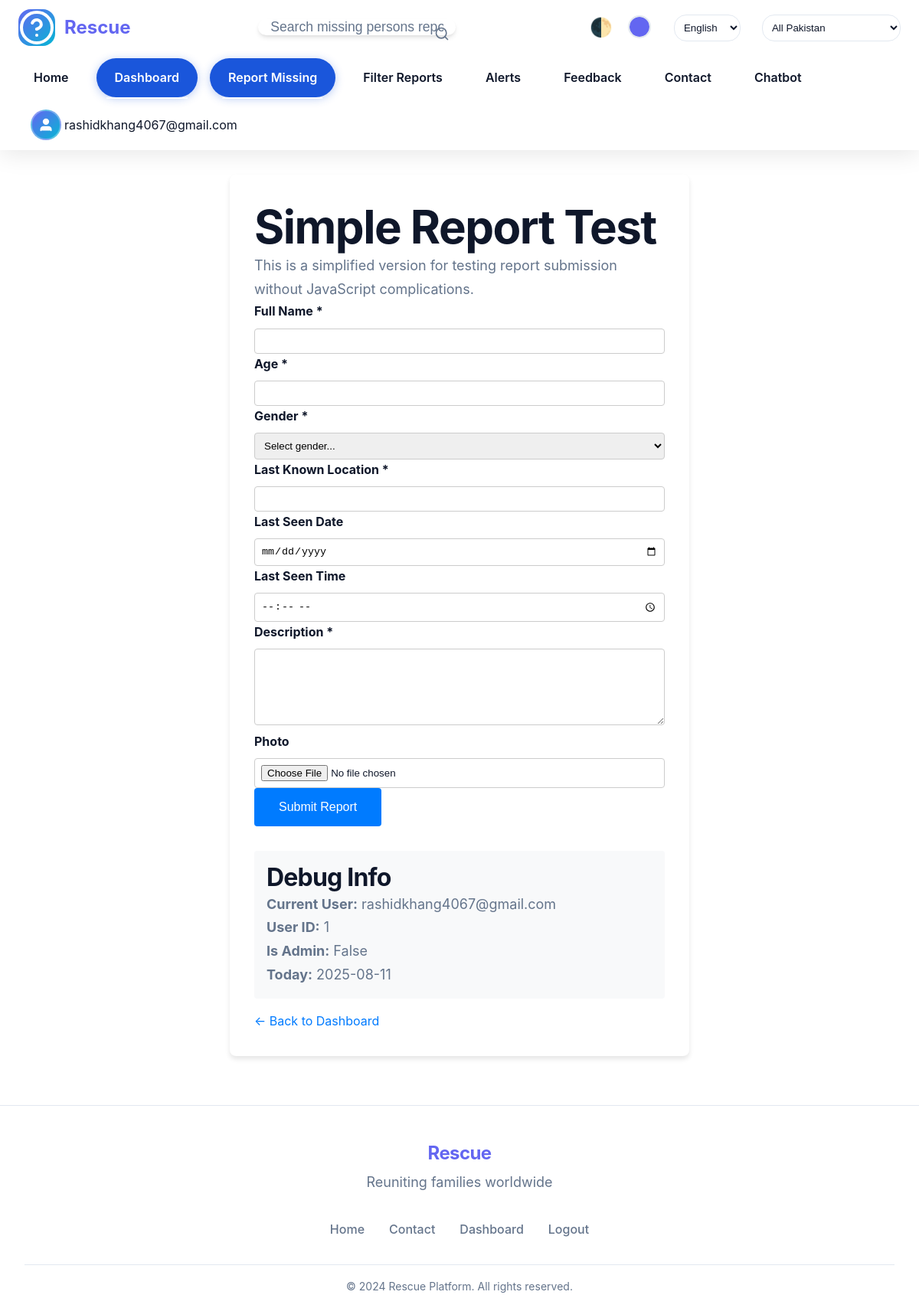
The app's page /simple-report (signed in) with its own data.
### app/models.py (models this page shows, shortened)
class User(db.Model, UserMixin):
    __tablename__ = "user"
    id = db.Column(db.Integer, primary_key=True)
    username = db.Column(db.String(80), unique=True, nullable=False, index=True)
    email = db.Column(db.String(120), unique=True, nullable=False)
    password = db.Column(db.String(120), nullable=False)
    avatar_url = db.Column(db.String(200))
    is_admin = db.Column(db.Boolean, default=False)
    created_at = db.Column(db.DateTime, default=datetime.utcnow)
    last_seen = db.Column(db.DateTime, default=datetime.utcnow)
    twitter = db.Column(db.String(50))
    facebook = db.Column(db.String(50))
    linkedin = db.Column(db.String(50))
    email_notifications = db.Column(db.Boolean, default=True)
    push_notifications = db.Column(db.Boolean, default=True)

### app/routes/main.py (the view, shortened to what this page needs)
@main_bp.route("/simple-report", methods=["GET", "POST"])
@login_required
def simple_report():
    from ..models import Report, db  # Deferred import
    form = ReportForm()
    if request.method == 'POST':
        logger.info(f"Simple report submission attempt by user {current_user.id}")
        logger.info(f"Form data received: {request.form.to_dict()}")
        logger.info(f"Form validation result: {form.validate()}")
        if form.errors:
            logger.error(f"Form validation errors: {form.errors}")
    if request.method == 'POST' and form.errors:
        logger.error(f"Simple form validation failed for user {current_user.id}: {form.errors}")
        for field, errors in form.errors.items():
            for error in errors:
                flash(f"{field.replace('_', ' ').title()}: {error}", "error")
    from datetime import date
    return render_template("simple_report.html", form=form, today=date.today().isoformat())

### templates/simple_report.html (shortened to what this page needs)
{% extends "base.html" %}
{% block content %}
<div style="max-width: 600px; margin: 2rem auto; padding: 2rem; background: white; border-radius: 8px; box-shadow: 0 4px 6px rgba(0,0,0,0.1);">
    <h1>Simple Report Test</h1>
    <p>This is a simplified version for testing report submission without JavaScript complications.</p>
    <form method="POST" enctype="multipart/form-data" style="display: flex; flex-direction: column; gap: 1rem;">
        <div>
            <label for="name" style="display: block; margin-bottom: 0.5rem; font-weight: bold;">Full Name *</label>
            {{ form.name(style="width: 100%; padding: 0.5rem; border: 1px solid #ccc; border-radius: 4px;") }}
        </div>
        <div>
            <label for="age" style="display: block; margin-bottom: 0.5rem; font-weight: bold;">Age *</label>
            {{ form.age(style="width: 100%; padding: 0.5rem; border: 1px solid #ccc; border-radius: 4px;") }}
        </div>
        <div>
            <label for="gender" style="display: block; margin-bottom: 0.5rem; font-weight: bold;">Gender *</label>
            {{ form.gender(style="width: 100%; padding: 0.5rem; border: 1px solid #ccc; border-radius: 4px;") }}
        </div>
        <div>
            <label for="area" style="display: block; margin-bottom: 0.5rem; font-weight: bold;">Last Known Location *</label>
            {{ form.area(style="width: 100%; padding: 0.5rem; border: 1px solid #ccc; border-radius: 4px;") }}
        </div>
        <div>
            <label for="last_seen_date" style="display: block; margin-bottom: 0.5rem; font-weight: bold;">Last Seen Date</label>
            {{ form.last_seen_date(style="width: 100%; padding: 0.5rem; border: 1px solid #ccc; border-radius: 4px;") }}
        </div>
        <div>
            <label for="last_seen_time" style="display: block; margin-bottom: 0.5rem; font-weight: bold;">Last Seen Time</label>
            {{ form.last_seen_time(style="width: 100%; padding: 0.5rem; border: 1px solid #ccc; border-radius: 4px;") }}
        </div>
        <div>
            <label for="description" style="display: block; margin-bottom: 0.5rem; font-weight: bold;">Description *</label>
            {{ form.description(style="width: 100%; padding: 0.5rem; border: 1px solid #ccc; border-radius: 4px; min-height: 100px;") }}
        </div>
        <div>
            <label for="image" style="display: block; margin-bottom: 0.5rem; font-weight: bold;">Photo</label>
            {{ form.image(style="width: 100%; padding: 0.5rem; border: 1px solid #ccc; border-radius: 4px;") }}
        </div>
        <button type="submit" style="padding: 1rem 2rem; background: #007bff; color: white; border: none; border-radius: 4px; font-size: 1rem; cursor: pointer;">
            Submit Report
        </button>
    </form>
    <div style="margin-top: 2rem; padding: 1rem; background: #f8f9fa; border-radius: 4px;">
        <h3>Debug Info</h3>
        <p><strong>Current User:</strong> {{ current_user.username if current_user.is_authenticated else 'Not logged in' }}</p>
        <p><strong>User ID:</strong> {{ current_user.id if current_user.is_authenticated else 'N/A' }}</p>
        <p><strong>Is Admin:</strong> {{ current_user.is_admin if current_user.is_authenticated else 'N/A' }}</p>
        <p><strong>Today:</strong> {{ today }}</p>
    </div>
    <div style="margin-top: 1rem;">
        <a href="{{ url_for('main.dashboard') }}" style="color: #007bff; text-decoration: none;">← Back to Dashboard</a>
    </div>
</div>
{% endblock %}

### templates/base.html (shortened to what this page needs)
<!DOCTYPE html>
<html lang="en">
<head>
    <link rel="stylesheet" href="{{ url_for('static', filename='css/style.css') }}">
    <link rel="stylesheet" href="{{ url_for('static', filename='css/animations.css') }}">
    <link rel="stylesheet" href="{{ url_for('static', filename='css/premium-sections.css') }}">
    <link rel="stylesheet" href="{{ url_for('static', filename='css/premium-sections.css') }}">
</head>
<body>
    <header class="modern-header">
        <div class="header-container">
            <div class="logo">
                <a href="{{ url_for('main.index') }}" class="logo-link" data-translate="app_name">
                    <span class="logo-text">Rescue</span>
                </a>
            </div>
            {% if current_user.is_authenticated %}
            <div class="search-container">
                <form action="{{ url_for('main.search') }}" method="GET" class="search-form">
                    <input type="text" name="q" placeholder="Search missing persons reports..." class="search-input">
                    <button type="submit" class="search-button">
                    <svg xmlns="http://www.w3.org/2000/svg" width="20" height="20" viewBox="0 0 24 24" fill="none" stroke="currentColor" stroke-width="2" stroke-linecap="round" stroke-linejoin="round">
                        <circle cx="11" cy="11" r="8"></circle>
                        <line x1="21" y1="21" x2="16.65" y2="16.65"></line>
                    </svg>
                </button>
            </div>
            {% endif %}
            <div class="theme-controls">
                <button type="button" id="theme-toggle" aria-label="Toggle dark mode">
                    <span class="theme-icon">🌓</span>
                </button>
                <div class="color-picker">
                    <input type="color" id="primary-color" value="#2563eb">
                </div>
                <div class="language-selector">
                    <select id="language-select">
                        <option value="en">English</option>
                    </select>
                </div>
                <div class="province-selector">
                    <select id="province-select">
                        <option value="all">All Pakistan</option>
                    </select>
                </div>
            </div>
            <nav class="desktop-nav">
                <a href="{{ url_for('main.index') }}">Home</a>
                {% if current_user.is_authenticated %}
                    <a href="{{ url_for('main.dashboard') }}">Dashboard</a>
                    <a href="{{ url_for('main.report') }}">Report Missing</a>
                    <a href="{{ url_for('utils.filter') }}">Filter Reports</a>
                    <a href="{{ url_for('utils.alert') }}">Alerts</a>
                    <a href="{{ url_for('utils.feedback') }}">Feedback</a>
                    <a href="{{ url_for('main.contact') }}">Contact</a>
                    <a href="{{ url_for('main.chatbot') }}">Chatbot</a>
                {% else %}
                    <a href="{{ url_for('auth.login') }}">Login</a>
                    <a href="{{ url_for('auth.register') }}">Register</a>
                    <a href="{{ url_for('main.contact') }}">Contact</a>
                    <a href="{{ url_for('main.chatbot') }}">Chatbot</a>
                {% endif %}
            </nav>
            <div class="user-profile">
                {% if current_user.is_authenticated %}
                <div class="avatar-container">
                    {% if current_user.avatar_url %}
                    <img src="{{ current_user.avatar_url }}" alt="User Avatar" class="user-avatar">
                    {% else %}
                    <div class="user-avatar default">
                        <svg xmlns="http://www.w3.org/2000/svg" viewBox="0 0 24 24" fill="none" stroke="currentColor" stroke-width="2" stroke-linecap="round" stroke-linejoin="round">
                            <path d="M20 21v-2a4 4 0 0 0-4-4H8a4 4 0 0 0-4 4v2"></path>
                            <circle cx="12" cy="7" r="4"></circle>
                        </svg>
                    </div>
                    {% endif %}
                    <span class="username">{{ current_user.username }}</span>
                </div>
                {% else %}
                <a href="{{ url_for('auth.login') }}" class="login-button">Login</a>
                {% endif %}
            </div>
        </div>
    </header>
    {% block content %}
    {% endblock %}
    {% block footer %}
    <footer class="simple-footer">
        <div class="simple-footer-container">
            <div class="footer-brand-simple">
                <h3>Rescue</h3>
                <p>Reuniting families worldwide</p>
            </div>
            <div class="footer-links-simple">
                <a href="{{ url_for('main.index') }}">Home</a>
                <a href="{{ url_for('main.contact') }}">Contact</a>
                {% if current_user.is_authenticated %}
                    <a href="{{ url_for('main.dashboard') }}">Dashboard</a>
                    <a href="{{ url_for('auth.logout') }}">Logout</a>
                {% else %}
                    <a href="{{ url_for('auth.login') }}">Login</a>
                    <a href="{{ url_for('auth.register') }}">Register</a>
                {% endif %}
            </div>
            <div class="footer-bottom-simple">
                <p>&copy; 2024 Rescue Platform. All rights reserved.</p>
            </div>
        </div>
    </footer>
    {% endblock %}
</body>
</html>

### records on screen
User: username "rashidkhang4067@gmail.com", id "1", is_admin "False"
